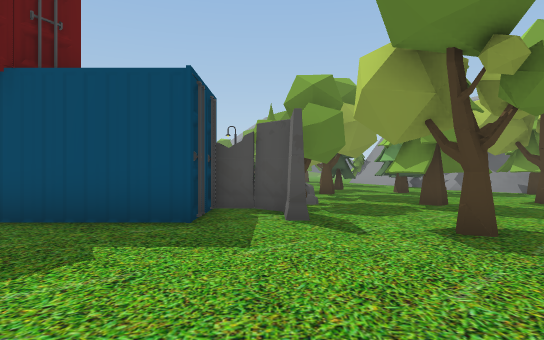
[1] (above)

24 first-person views from a walk through a Unity game level. The camera is 1.4 m above the floor, looks level and sees 75° across. The floor is counted in squares, 2 m on a side. Each view is taken from the middle of a square. On the plan, view 1 faces up. The plan holds only what a view shows up to about 11 squares ahead; the rest is blank. The place goes on beyond the plan. The player is left out.

[2]
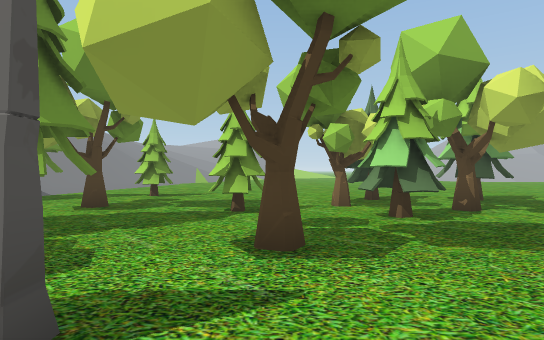

[3]
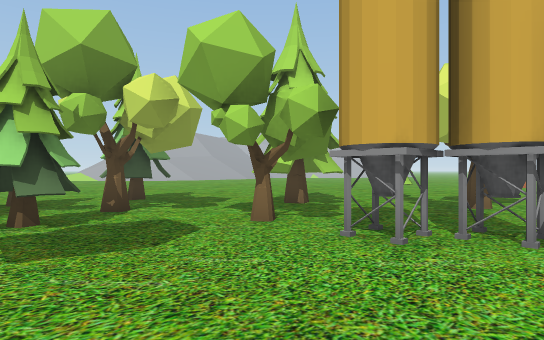

[4]
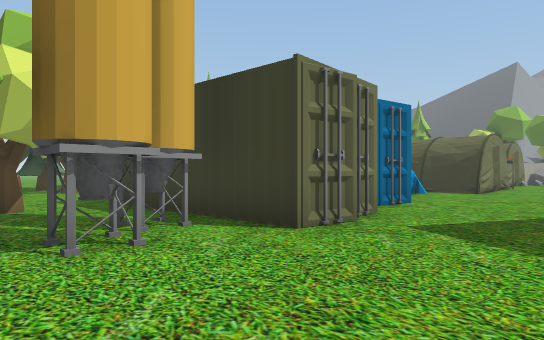

[5]
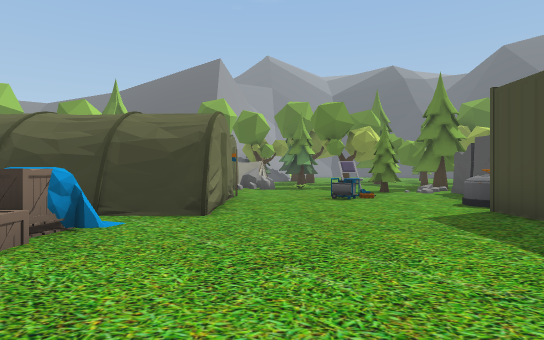

[6]
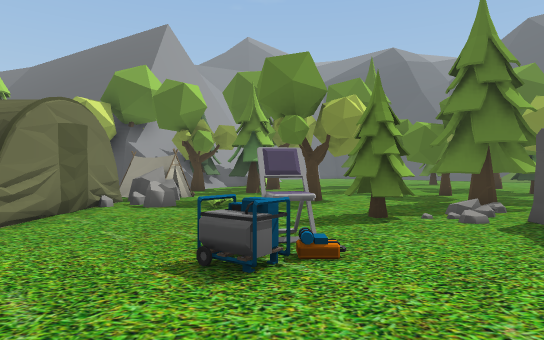

[7]
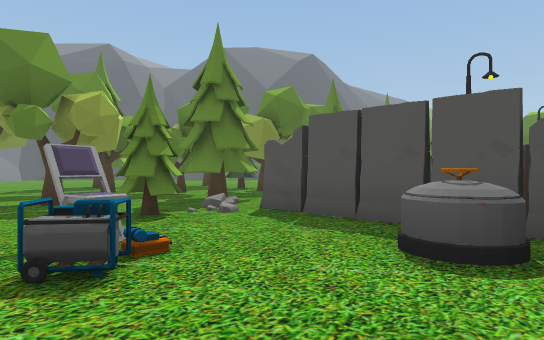

[8]
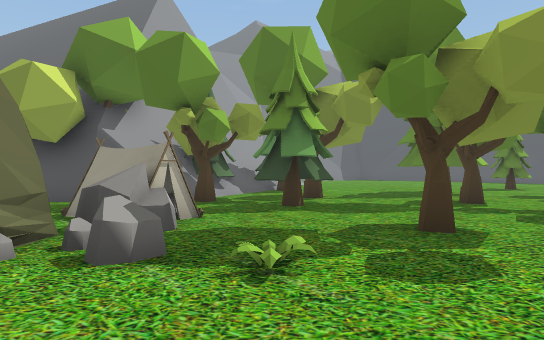

[9]
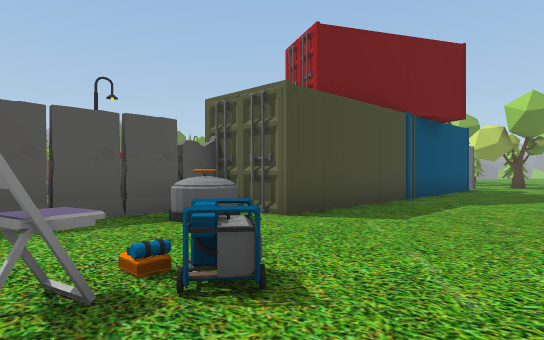

[10]
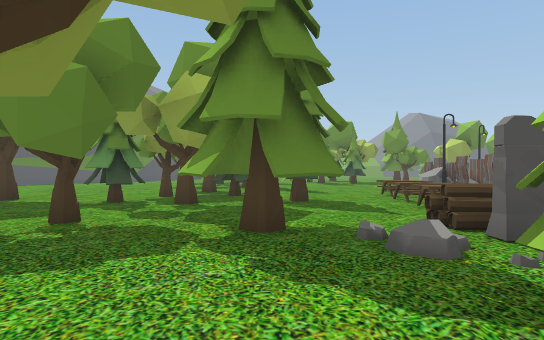

[11]
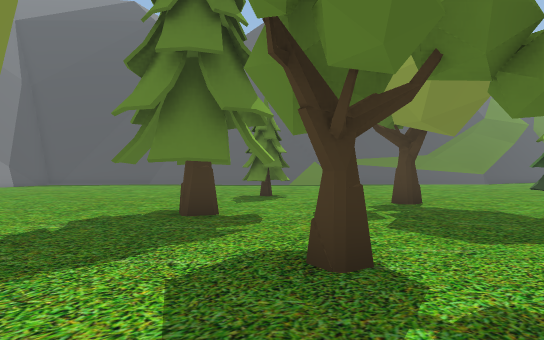

[12]
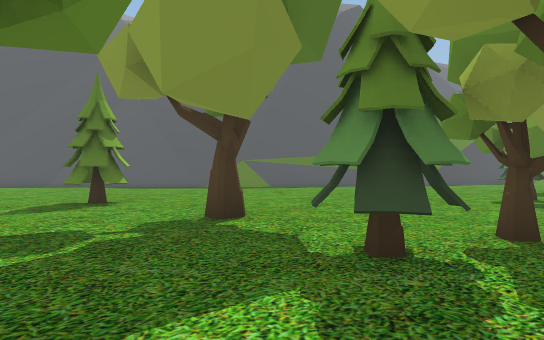

[13]
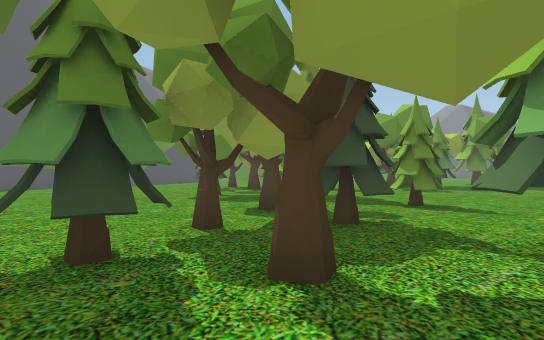

[14]
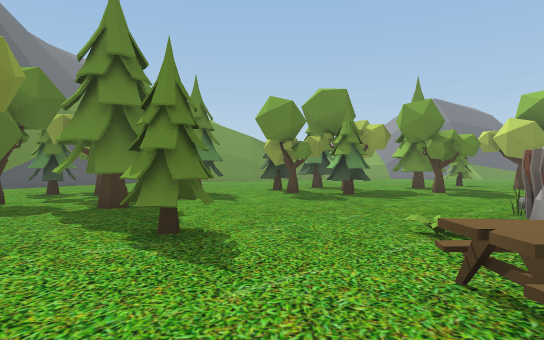

[15]
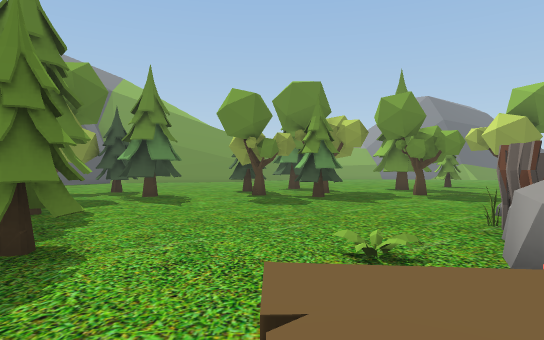

[16]
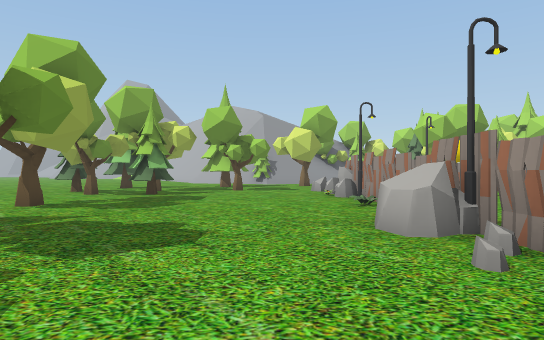

[17]
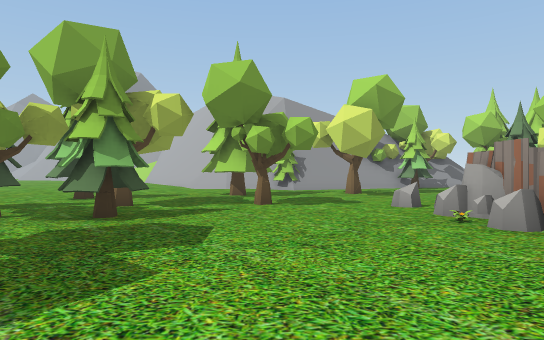

[18]
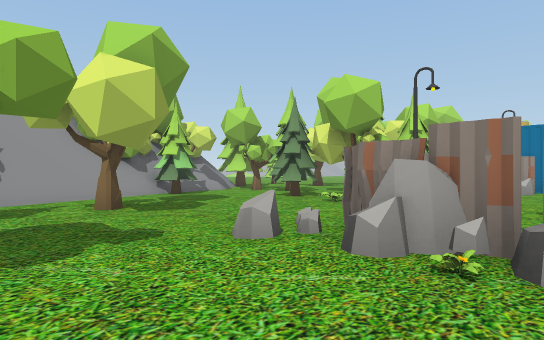

[19]
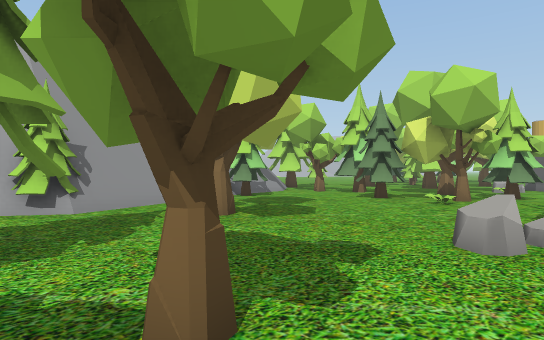

[20]
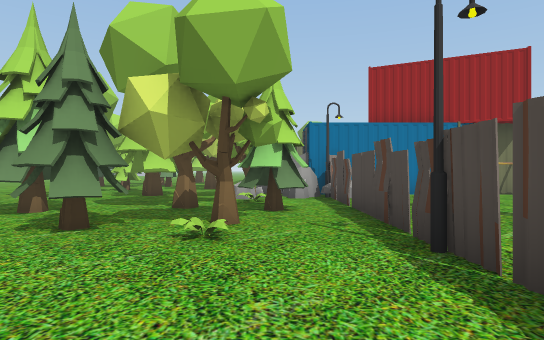

[21]
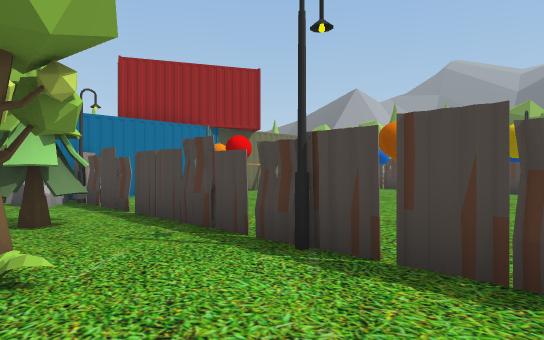

[22]
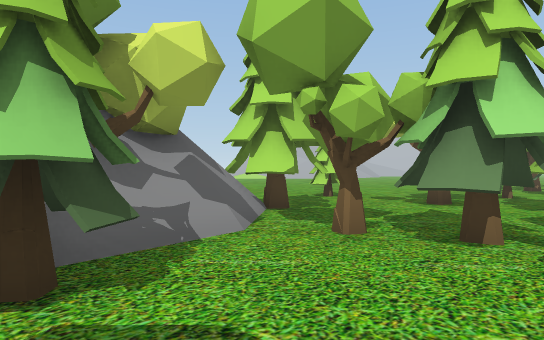

[23]
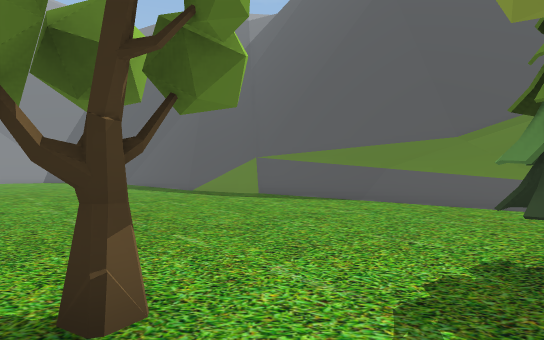

[24]
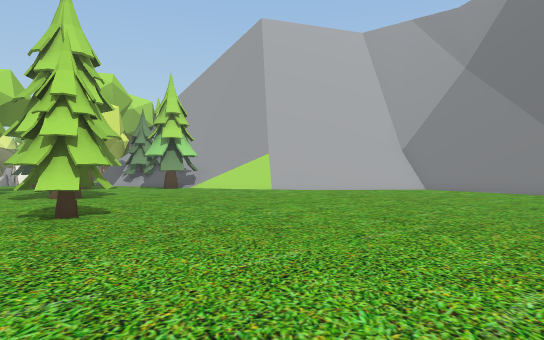

### Floor plan
Key: @ floor where view 1 was taken; # wall or solid block; x gap in a wall; . floor; / step, stairs or slope; = window, fence, low wall or low ledge; T tree; R rock; B barrier; C container; A tank; E crate; H chair; G generator; F box; P plant; N tent; I bench; L log; O other object.
Columns run from 38 left of view 1 to 10 right of it. Each row starts with its distance up from view 1.
 23           ..#=.  TTO...x..T.x......#.T....
 22          ..#=....O...O. T#..T......#......
 21         ..##....OOT.OO...#..............#
 20         .#=..........................TT....#
 19         #=.................................#
 18         /........TT.##...................T.#
 17         ............##......#RR.O.RP.R.....#
 16         ...................OR .###.RR......=#T
 15        ...............O..PRR   .....x......##
 14       .............T...... R....  ..#......###
 13      ..............OO...// R    ....#..POO...#
 12      .............T.O.O.// #   .. ..#..TO.O..##
 11     .......#...T.OO..OO./I        ..#.O...OTx##//
 10    ...............OT..../        ...x.O.T....##//
  9    ...................../I      .. .#.O..........
  8   ..........#.#...T..#..L  #    .   RR.T.##......
  7  ...........###.....###B   BB  CC CCCB...##.T..#.
  6 #............##.T.......BBBBB        BB..........
  5  #.....................O...OCCCCCCCCCCB....O....
  4              .......T..O................T..O....
  3                T.#......HG..................T....
  2              ....#...P....................##.##..
  1              //....N.R.....................T.x...
  0               #TT NNR##.O####......CCC@A.....##..
 -1               ..  N.  ####  #.E..CC  AAA.T...##..
 -2                 #..         #.EF     C....#.....
 -3                T#           #        C....#.....
 -4                                      C.T......

Where each view was taken, in squares from view 1:
view 1: 0 up, 0 right, facing up
view 2: 4 up, 1 left, facing right
view 3: 3 up, 1 left, facing down-right
view 4: 3 up, 2 right, facing down-left
view 5: 1 up, 4 left, facing left
view 6: 3 up, 10 left, facing left
view 7: 2 up, 10 left, facing up-left
view 8: 2 up, 14 left, facing left
view 9: 1 up, 14 left, facing up-right
view 10: 3 up, 17 left, facing up
view 11: 4 up, 20 left, facing up-left
view 12: 8 up, 19 left, facing up-left
view 13: 8 up, 19 left, facing up
view 14: 11 up, 15 left, facing up
view 15: 12 up, 14 left, facing up
view 16: 19 up, 13 left, facing right
view 17: 20 up, 8 left, facing right
view 18: 20 up, 4 left, facing down-right
view 19: 21 up, 2 left, facing down-right
view 20: 17 up, 0 right, facing down
view 21: 16 up, 1 right, facing down-left
view 22: 15 up, 3 right, facing down-right
view 23: 19 up, 19 left, facing left
view 24: 16 up, 30 left, facing down
